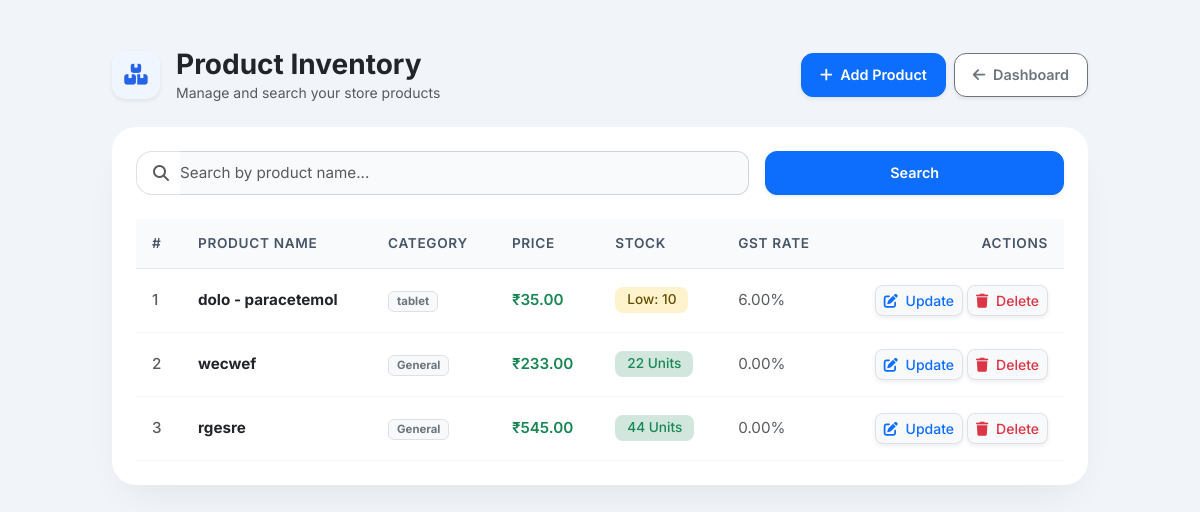
The app's page /products/ (signed in), older data.
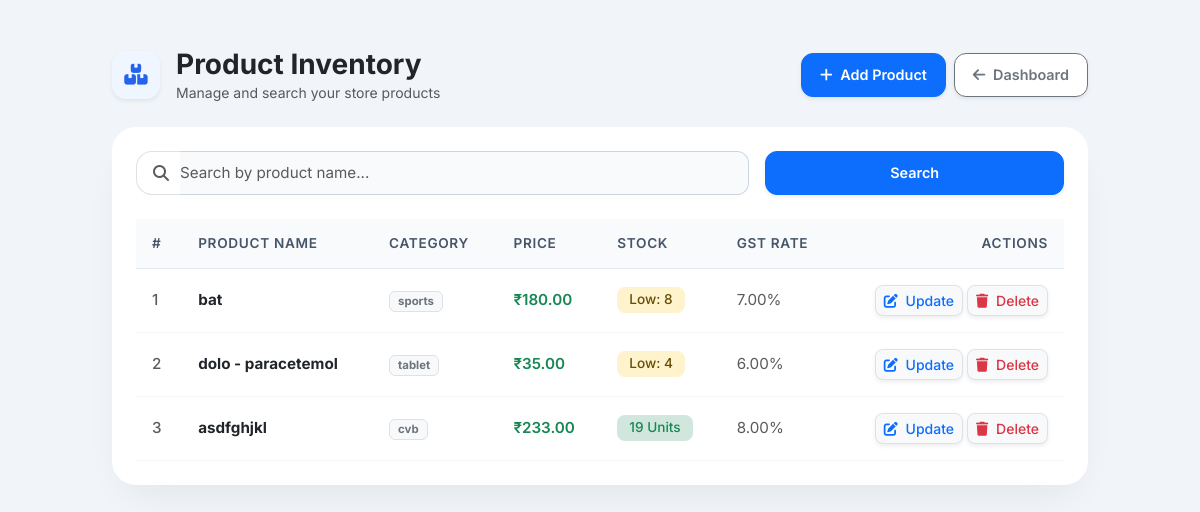
The same page, newer data.
### billing_app/models.py (models this page shows, shortened)
class Product(models.Model):
    distributor = models.ForeignKey(User, on_delete=models.CASCADE)
    name = models.CharField(max_length=100)
    category = models.CharField(max_length=100, blank=True)
    price = models.DecimalField(max_digits=10, decimal_places=2)
    stock = models.IntegerField()
    gst_rate = models.DecimalField(max_digits=5, decimal_places=2, default=0.00)
    created_at = models.DateTimeField(auto_now_add=True)

### billing_app/views.py (the view)
# urls.py: path('products/', views.product_list_view, name='product_list'),
@login_required(login_url='login')
def product_list_view(request):
    query = request.GET.get('q', '')
    if query:
        products = Product.objects.filter(distributor=request.user, name__icontains=query).order_by('-created_at')
    else:
        products = Product.objects.filter(distributor=request.user).order_by('-created_at')
    paginator = Paginator(products, 10)
    page_number = request.GET.get('page')
    page_obj = paginator.get_page(page_number)
    return render(request, 'billing_app/product_list.html', {'page_obj': page_obj, 'query': query})

### billing_app/templates/billing_app/product_list.html (shortened to what this page needs)
<!DOCTYPE html>
<html lang="en">
<head>
    <link href="https://cdn.jsdelivr.net/npm/bootstrap@5.3.0/dist/css/bootstrap.min.css" rel="stylesheet">
    <link rel="stylesheet" href="https://cdnjs.cloudflare.com/ajax/libs/font-awesome/6.4.0/css/all.min.css">
</head>
<body class="py-5">
    <div class="container" style="max-width: 1000px;">
        <div class="d-flex justify-content-between align-items-center mb-4">
            <div class="d-flex align-items-center gap-3">
                <div class="header-badge shadow-sm">
                    <i class="fa-solid fa-boxes-stacked"></i>
                </div>
                <div>
                    <h3 class="fw-bold text-dark mb-0">Product Inventory</h3>
                    <p class="text-muted small mb-0">Manage and search your store products</p>
                </div>
            </div>
            <div class="d-flex gap-2">
                <a href="{% url 'add_product' %}" class="btn btn-primary btn-custom shadow-sm">
                    <i class="fa-solid fa-plus me-1"></i> Add Product
                </a>
                <a href="{% url 'dashboard' %}" class="btn btn-outline-secondary btn-custom shadow-sm bg-white">
                    <i class="fa-solid fa-arrow-left me-1"></i> Dashboard
                </a>
            </div>
        </div>
        <div class="card main-card p-4">
            <form method="GET" action="" class="row g-3 mb-4">
                <div class="col-md-8">
                    <div class="input-group">
                        <span class="input-group-text bg-white border-end-0 rounded-start-4 ps-3 text-muted">
                            <i class="fa-solid fa-magnifying-glass"></i>
                        </span>
                        <input type="text" name="q" value="{{ query }}" class="form-control border-start-0 ps-0 shadow-none" placeholder="Search by product name...">
                    </div>
                </div>
                <div class="col-md-4 d-flex gap-2">
                    <button type="submit" class="btn btn-primary btn-custom w-100 shadow-sm">Search</button>
                </div>
            </form>
            <div class="table-responsive">
                <table class="table table-hover align-middle mb-0">
                    <thead>
                        <tr>
                            <th>#</th>
                            <th>Product Name</th>
                            <th>Category</th>
                            <th>Price</th>
                            <th>Stock</th>
                            <th>GST Rate</th>
                            <th class="text-end">Actions</th>
                        </tr>
                    </thead>
                    <tbody>
                        {% for product in page_obj %}
                        <tr>
                            <td class="text-muted fw-medium">{{ forloop.counter0|add:page_obj.start_index }}</td>
                            <td class="fw-bold text-dark">{{ product.name }}</td>
                            <td>
                                <span class="badge bg-light text-secondary border px-2 py-1">
                                    {{ product.category|default:"General" }}
                                </span>
                            </td>
                            <td class="fw-semibold text-success">₹{{ product.price }}</td>
                            <td>
                                {% if product.stock > 10 %}
                                    <span class="badge bg-success-subtle text-success badge-stock">{{ product.stock }} Units</span>
                                {% elif product.stock > 0 %}
                                    <span class="badge bg-warning-subtle text-warning-emphasis badge-stock">Low: {{ product.stock }}</span>
                                {% else %}
                                    <span class="badge bg-danger-subtle text-danger badge-stock">Out of Stock</span>
                                {% endif %}
                            </td>
                            <td class="text-muted">{{ product.gst_rate }}%</td>
                            <td class="text-end">
                                <div class="d-inline-flex gap-1">
                                    <a href="{% url 'update_product' product.pk %}"
                                       class="btn btn-sm btn-light text-primary border shadow-sm rounded-3 px-2.5 py-1 fw-medium"
                                       title="Update {{ product.name }}">
                                        <i class="fa-solid fa-pen-to-square me-1"></i> Update
                                    </a>
                                    <button type="button"
                                            class="btn btn-sm btn-light text-danger border shadow-sm rounded-3 px-2.5 py-1 fw-medium"
                                            data-bs-toggle="modal"
                                            data-bs-target="#deleteProductModal"
                                            data-product-name="{{ product.name }}"
                                            data-delete-url="{% url 'delete_product' product.pk %}"
                                            title="Delete {{ product.name }}">
                                        <i class="fa-solid fa-trash me-1"></i> Delete
                                    </button>
                                </div>
                            </td>
                        </tr>
                        {% endfor %}
                    </tbody>
                </table>
            </div>
        </div>
    </div>
</body>
</html>

### billing_app/templates/billing_app/product_list.html (style rules this page uses)
body { font-family: 'Inter', sans-serif; background-color: #f1f5f9; color: #1e293b; }
.main-card { border: none; border-radius: 24px; box-shadow: 0 20px 40px -15px rgba(15, 23, 42, 0.08); background: #ffffff; }
.header-badge { width: 48px; height: 48px; background: #eff6ff; color: #2563eb; border-radius: 14px; display: inline-flex; align-items: center; justify-content: center; font-size: 1.3rem; }
.form-control { border-radius: 12px; padding: 10px 16px; border: 1px solid #cbd5e1; background-color: #f8fafc; font-size: 0.95rem; }
.table > :not(:first-child) { border-top: none; }
.table thead th { background-color: #f8fafc; color: #475569; font-weight: 600; font-size: 0.85rem; text-transform: uppercase; letter-spacing: 0.05em; border-bottom: 1px solid #e2e8f0; padding: 14px 16px; }
.table tbody td { padding: 16px; vertical-align: middle; color: #334155; font-size: 0.95rem; border-bottom: 1px solid #f1f5f9; }
.badge-stock { padding: 6px 12px; border-radius: 8px; font-weight: 500; font-size: 0.85rem; }
.btn-custom { border-radius: 12px; padding: 10px 18px; font-weight: 600; font-size: 0.9rem; }

Row changes from the older to the newer data that the page shows:
removed Product: name "rgesre", category "General", price "545.00", stock "44", gst_rate "0.00"
added Product: name "bat", category "sports", price "180.00", stock "8", gst_rate "7.00"
changed Product "dolo - paracetemol": stock "10" → "4"
changed Product: name "wecwef" → "asdfghjkl"; category "General" → "cvb"; stock "22" → "19"; gst_rate "0.00" → "8.00"
